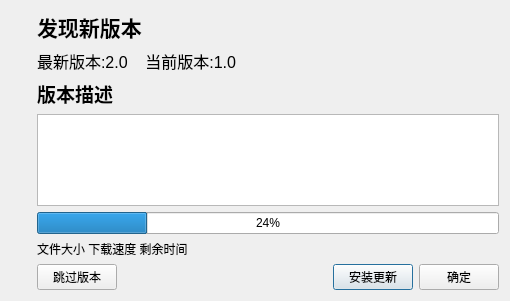
<?xml version="1.0" encoding="UTF-8"?>
<ui version="4.0">
 <class>Form</class>
 <widget class="QWidget" name="Form">
  <property name="geometry">
   <rect>
    <x>0</x>
    <y>0</y>
    <width>510</width>
    <height>301</height>
   </rect>
  </property>
  <property name="windowTitle">
   <string>软件更新</string>
  </property>
  <layout class="QHBoxLayout" name="horizontalLayout_2">
   <item>
    <layout class="QVBoxLayout" name="verticalLayout_2">
     <item>
      <widget class="QLabel" name="label">
       <property name="sizePolicy">
        <sizepolicy hsizetype="Fixed" vsizetype="Fixed">
         <horstretch>0</horstretch>
         <verstretch>0</verstretch>
        </sizepolicy>
       </property>
       <property name="maximumSize">
        <size>
         <width>65</width>
         <height>64</height>
        </size>
       </property>
       <property name="text">
        <string/>
       </property>
       <property name="pixmap">
        <pixmap resource="update_image.qrc">:/images/icon_128x128.png</pixmap>
       </property>
       <property name="scaledContents">
        <bool>true</bool>
       </property>
      </widget>
     </item>
     <item>
      <spacer name="verticalSpacer">
       <property name="orientation">
        <enum>Qt::Vertical</enum>
       </property>
       <property name="sizeHint" stdset="0">
        <size>
         <width>20</width>
         <height>40</height>
        </size>
       </property>
      </spacer>
     </item>
    </layout>
   </item>
   <item>
    <layout class="QVBoxLayout" name="verticalLayout">
     <item>
      <widget class="QLabel" name="label_2">
       <property name="font">
        <font>
         <pointsize>16</pointsize>
         <weight>75</weight>
         <bold>true</bold>
        </font>
       </property>
       <property name="text">
        <string>发现新版本</string>
       </property>
      </widget>
     </item>
     <item>
      <widget class="QLabel" name="label_bbh">
       <property name="font">
        <font>
         <pointsize>12</pointsize>
        </font>
       </property>
       <property name="text">
        <string>最新版本:2.0    当前版本:1.0</string>
       </property>
      </widget>
     </item>
     <item>
      <widget class="QLabel" name="label_3">
       <property name="font">
        <font>
         <pointsize>14</pointsize>
         <weight>75</weight>
         <bold>true</bold>
        </font>
       </property>
       <property name="text">
        <string>版本描述</string>
       </property>
      </widget>
     </item>
     <item>
      <widget class="QTextEdit" name="textEdit">
       <property name="readOnly">
        <bool>true</bool>
       </property>
       <property name="html">
        <string>&lt;!DOCTYPE HTML PUBLIC &quot;-//W3C//DTD HTML 4.0//EN&quot; &quot;http://www.w3.org/TR/REC-html40/strict.dtd&quot;&gt;
&lt;html&gt;&lt;head&gt;&lt;meta name=&quot;qrichtext&quot; content=&quot;1&quot; /&gt;&lt;style type=&quot;text/css&quot;&gt;
p, li { white-space: pre-wrap; }
&lt;/style&gt;&lt;/head&gt;&lt;body style=&quot; font-family:'SimSun'; font-size:9pt; font-weight:400; font-style:normal;&quot;&gt;
&lt;p style=&quot;-qt-paragraph-type:empty; margin-top:0px; margin-bottom:0px; margin-left:0px; margin-right:0px; -qt-block-indent:0; text-indent:0px;&quot;&gt;&lt;br /&gt;&lt;/p&gt;&lt;/body&gt;&lt;/html&gt;</string>
       </property>
       <property name="acceptRichText">
        <bool>false</bool>
       </property>
      </widget>
     </item>
     <item>
      <widget class="QProgressBar" name="progressBar">
       <property name="enabled">
        <bool>true</bool>
       </property>
       <property name="value">
        <number>24</number>
       </property>
      </widget>
     </item>
     <item>
      <widget class="QLabel" name="label_zt">
       <property name="text">
        <string>文件大小 下载速度 剩余时间</string>
       </property>
       <property name="openExternalLinks">
        <bool>true</bool>
       </property>
      </widget>
     </item>
     <item>
      <layout class="QHBoxLayout" name="horizontalLayout">
       <item>
        <widget class="QPushButton" name="btn_tgbb">
         <property name="text">
          <string>跳过版本</string>
         </property>
        </widget>
       </item>
       <item>
        <spacer name="horizontalSpacer">
         <property name="orientation">
          <enum>Qt::Horizontal</enum>
         </property>
         <property name="sizeHint" stdset="0">
          <size>
           <width>40</width>
           <height>20</height>
          </size>
         </property>
        </spacer>
       </item>
       <item>
        <widget class="QPushButton" name="btn_azgx">
         <property name="text">
          <string>安装更新</string>
         </property>
         <property name="checkable">
          <bool>false</bool>
         </property>
         <property name="autoDefault">
          <bool>true</bool>
         </property>
         <property name="default">
          <bool>true</bool>
         </property>
         <property name="flat">
          <bool>false</bool>
         </property>
        </widget>
       </item>
       <item>
        <widget class="QPushButton" name="btn_ok">
         <property name="text">
          <string>确定</string>
         </property>
         <property name="autoDefault">
          <bool>false</bool>
         </property>
         <property name="default">
          <bool>false</bool>
         </property>
        </widget>
       </item>
      </layout>
     </item>
    </layout>
   </item>
  </layout>
 </widget>
 <resources>
  <include location="update_image.qrc"/>
 </resources>
 <connections/>
</ui>
